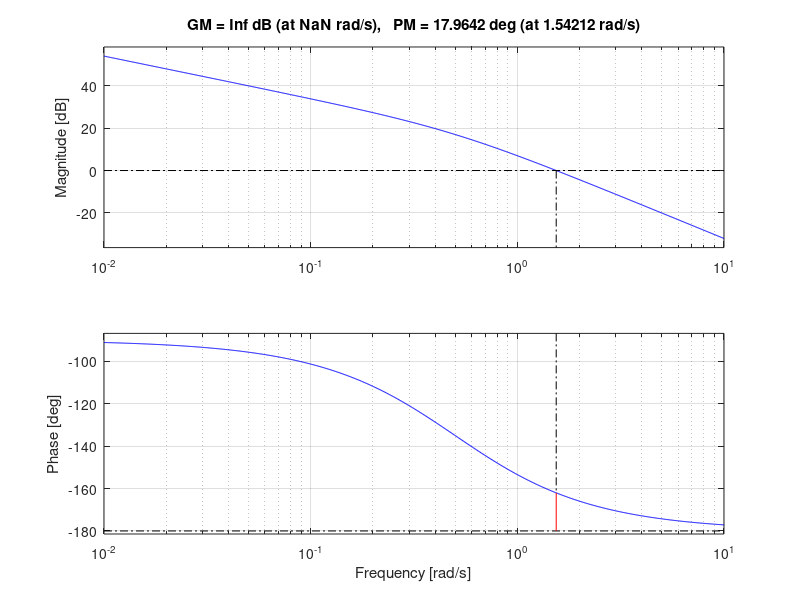
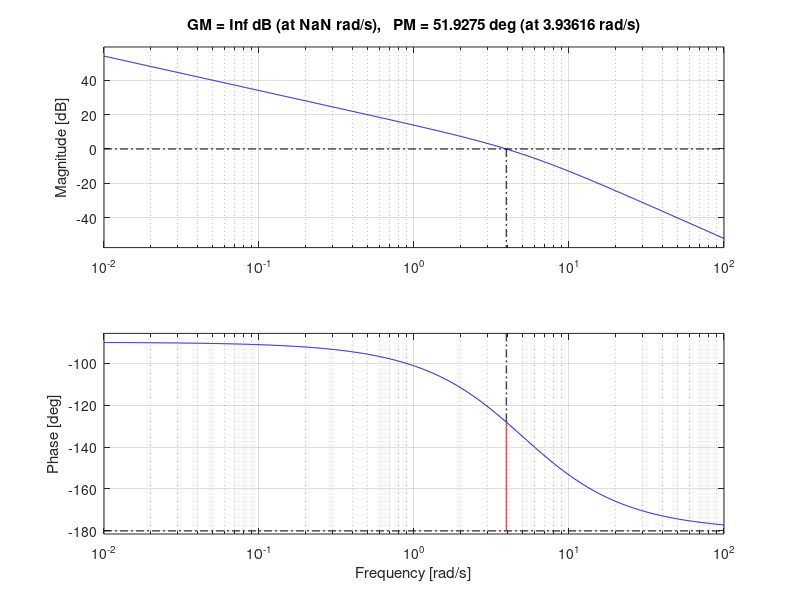

These charts were generated, in order, by the following MATLAB code:
%Lag Compensator using bode plot:
K=5;
d1=[2 1 0] % used to formulate the polynomial
G=tf(K,d1) % generate the transfer function.
figure
margin(G)
pmreq=input('Enter Required Phase Margin'); %enter 40 as given in question
pmreq=pmreq+5
phgcm=pmreq-180
wgcm=input('Enter new gain cross over frequency'); % Enter the new gain crossover frequency = 0.5rad/sec
[Beta,p]=bode(G,wgcm)
T=10/wgcm
Zc=1/T
Pc=1/(Beta*T)
Gc=tf([1 Zc],[1 Pc])
sys=Gc*G/Beta
figure
margin(sys)